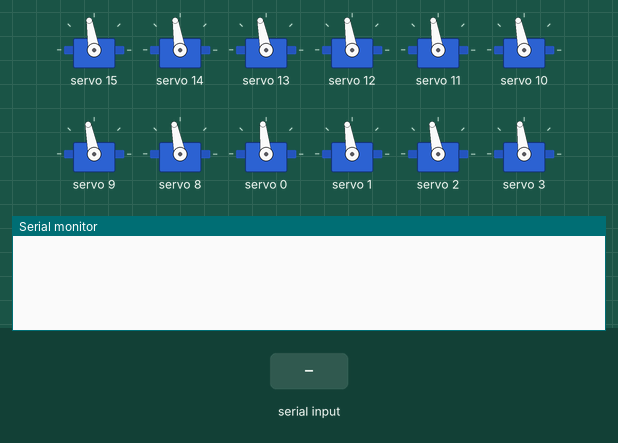
A sketch run on a simulated ESP32-S3. Shown: 12 × servo, the last lines printed to the serial monitor. The test bench sets the inputs (shaded band).

Above: at 1.2 s.
1.3 s: "def\n" received over Serial
At 2.1 s:
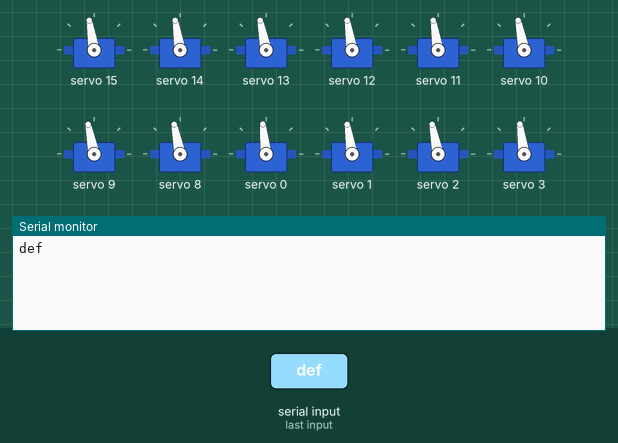
2.8 s: "T\n" received over Serial
At 3.3 s:
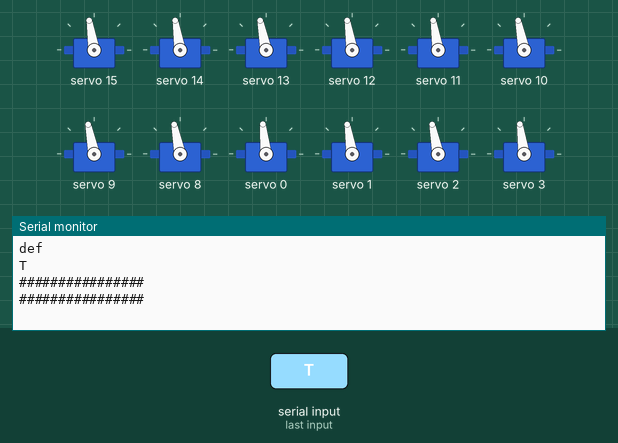
4.3 s: "D\n" received over Serial
At 5.6 s:
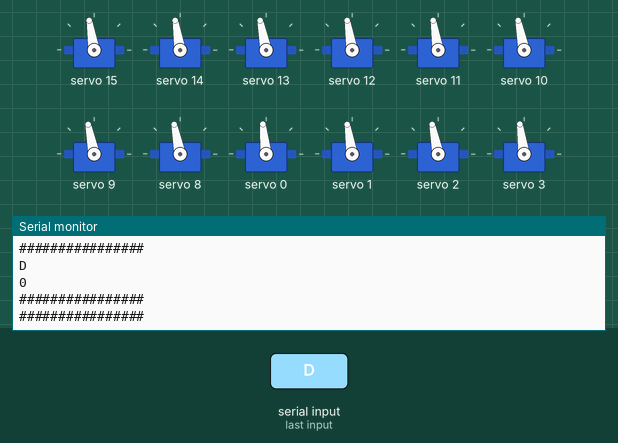

Measured:
- after the input at 1.3 s, the serial monitor: prints a new line at once (image 1)
- after the input at 2.8 s, the serial monitor: prints a new line at once (image 2)
- after the input at 4.3 s, the serial monitor: prints a new line at once (image 3)

The sketch:

parser.ino
```cpp
#include <Wire.h>
#include <Adafruit_PWMServoDriver.h>
#include <vector>
#include "HardwareSerial.h"
// ESP32S3 Dev Module - Board in Arduino IDE
// esp32 by Espressif Systems 3.2.0
Adafruit_PWMServoDriver pwm = Adafruit_PWMServoDriver();

#define SERVOMIN  150
#define SERVOMAX  500
#define SERVO_FREQ 50
#define NUM_SERVOS 17

class CustomServo {
    public:
    int pinNum = 0;
    int defaultPosition = 0;
    int curPos = 0;
    bool reverse = false;
    double multiplier = 1.0; // cooc
    int offset = 0;
    CustomServo(int pinNum, int defaultPosition, int offset = 0, bool reverse = false, double multiplier = 1.0) { //cooc
        this->defaultPosition = defaultPosition;
        this->pinNum = pinNum;
        this->curPos = defaultPosition;
        this->reverse = reverse; //2345
        this->multiplier = multiplier; // cooc
        this->offset = offset;
    }

    void CapitalMoveServo(int where) {
        pwm.setPWM(this->pinNum, 0, where);
        this->curPos = where;
    }

    void MoveServo(int shift, int time) {

        if (shift == 0) return;

        int maxPos = shift + this->curPos;

        double delayNew = (time / abs(shift)) * 1000;

        if (shift >= 0) {
            for (int i = this->curPos; i <= maxPos; i++) {
                pwm.setPWM(this->pinNum, 0, i);
                delayMicroseconds(delayNew);
            }
        }

        else {
            for (int i = this->curPos; i >= maxPos; i--) {
                pwm.setPWM(this->pinNum, 0, i);
                delayMicroseconds(delayNew);
            }
        }
        this->curPos += shift;
    }
};


void parseCommand(String command);
void moveServos();

CustomServo* servos[NUM_SERVOS];
int positions[NUM_SERVOS];
unsigned long moveTime = 0;
unsigned long delayTime = 0;
int activeServos = 0;

void defaultPose() {
  for (int i = 0; i < NUM_SERVOS; ++i) {
    if (servos[i] != nullptr) {
      servos[i]->CapitalMoveServo(servos[i]->defaultPosition + servos[i]->offset);
    }
  }
}

void setup() {
    Serial.setRxBufferSize(2024); // Increase buffer size to 1024 bytes
    Serial.begin(19200);

    pwm.begin();
    pwm.setPWMFreq(SERVO_FREQ);

    Wire.setClock(400000);
    bool reverse = false;

    servos[1] = new CustomServo(15, (SERVOMAX + SERVOMIN) / 2, -5);
    servos[2] = new CustomServo(14, (SERVOMAX + SERVOMIN) / 2, -5, true);
    servos[3] = new CustomServo(13, (SERVOMAX + SERVOMIN) / 2, 0, true);
    servos[4] = new CustomServo(12, (SERVOMAX + SERVOMIN) / 2, -5, true);
    servos[5] = new CustomServo(11, (SERVOMAX + SERVOMIN) / 2, -4);
    //
    servos[6] = new CustomServo(10, (SERVOMAX + SERVOMIN) / 2);
    servos[7] = new CustomServo(9, (SERVOMAX + SERVOMIN) / 2);
    servos[8] = new CustomServo(8, (SERVOMAX + SERVOMIN) / 2);
    //
    servos[9] = new CustomServo(0, (SERVOMAX + SERVOMIN) / 2, -10, reverse);
    servos[10] = new CustomServo(1, (SERVOMAX + SERVOMIN) / 2, -5, reverse);
    servos[11] = new CustomServo(2, (SERVOMAX + SERVOMIN) / 2, reverse);
    servos[12] = new CustomServo(3, (SERVOMAX + SERVOMIN) / 2, -7, reverse);
    servos[13] = new CustomServo(4, (SERVOMAX + SERVOMIN) / 2, -5, reverse);

    //
    servos[14] = new CustomServo(5, (SERVOMAX + SERVOMIN) / 2, reverse);
    servos[15] = new CustomServo(6, (SERVOMAX + SERVOMIN) / 2, reverse);
    servos[16] = new CustomServo(7, (SERVOMAX + SERVOMIN) / 2, reverse);
    //
    defaultPose();
}

void loop() {
  if (Serial.available()) {
      String command = Serial.readStringUntil('\n');
      Serial.println(command);
      if (command == "def") {
        defaultPose();
      } else {
        parseCommand(command);
        moveServos();
      }
      delay(delayTime);
  }
}

void parseCommand(String command) {

    moveTime = 0;
    delayTime = 0;

    for (int i = 0; i < NUM_SERVOS; i++) {
        positions[i] = -1;
    }

    int len = command.length();
    int tIndex = command.indexOf("T");

    if (tIndex != -1) {
        int tmp = 0;
        for (int i = tIndex; i <= len && command[i] != 'D'; ++i){
            tmp = i;
        }
        moveTime = command.substring(tIndex + 1, tmp).toInt();
    }

    int dIndex = command.indexOf("D");
    if (dIndex != -1) {
        delayTime = command.substring(dIndex + 1).toInt();
        Serial.println(delayTime);
    }

    std::vector<String> vec;
    String temp = "";

    int tempInd = 0;

    if (dIndex == tIndex) {
        tempInd = len;
    } else if (dIndex < tIndex){
        tempInd = (dIndex != -1) ? dIndex : tIndex;
    } else {
        tempInd = (tIndex != -1) ? tIndex : dIndex;
    }

    for (int j = 0; j < tempInd; ++j) {
        if (command[j] == '#') {
            if (temp != "") {
                vec.push_back(temp);
                temp = "";
            }
        } else {
            temp += command[j];
        }
    }

    for (String commandPart : vec) {
        byte motor = 0;
        temp = "";

        for (char ch : commandPart) {
            if (ch == 'P') {
                motor = temp.toInt();
                temp = "";
            } else {
                temp += ch;
            }
        }
        positions[motor] = temp.toInt();
    }
}

void moveServos() {
  for (int i = 0; i < NUM_SERVOS; ++i) {
    if (servos[i] != nullptr && positions[i] != -1) {
      CustomServo* servo = servos[i];
      if (servo->reverse) {
        positions[i] = (1000 - ((int) ((positions[i]) * servo->multiplier)));
      }
      int angle = map(((int) positions[i] * servo->multiplier), 0, 1000, SERVOMIN, SERVOMAX);
      Serial.print("Num servos: ");
      Serial.println(NUM_SERVOS);
      Serial.println(angle);
      Serial.println(i);
      Serial.println("Before:");
      Serial.println(servo->curPos);
      servo->MoveServo(angle - servo->curPos, moveTime / NUM_SERVOS);
      Serial.println("After:");
      Serial.println(servo->curPos);
    }
  }
  Serial.println("################");
  Serial.println("################");
}
```
